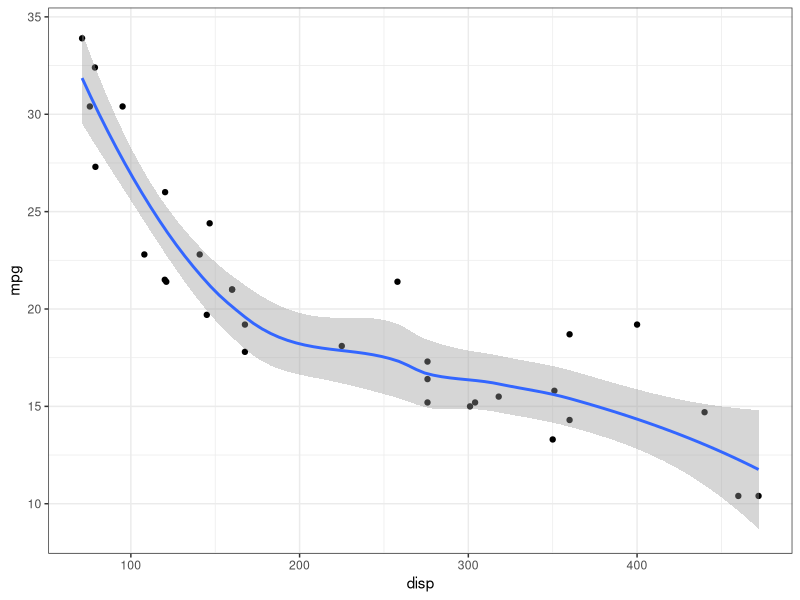
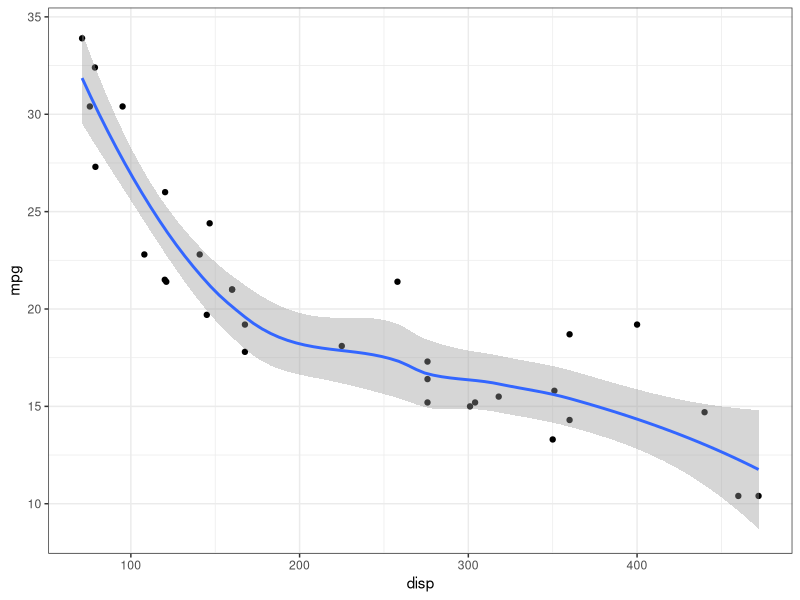

The R source for these figures, in order:

library(tidyverse)

2+2

4+4

ggplot(mtcars, aes(disp, mpg)) +
  geom_point() +
  geom_smooth() +
  theme_bw()

ggsave(
  "wykres.png",
  width = 10,
  height = 6,
  dpi = 300,
  units = "cm"
)


